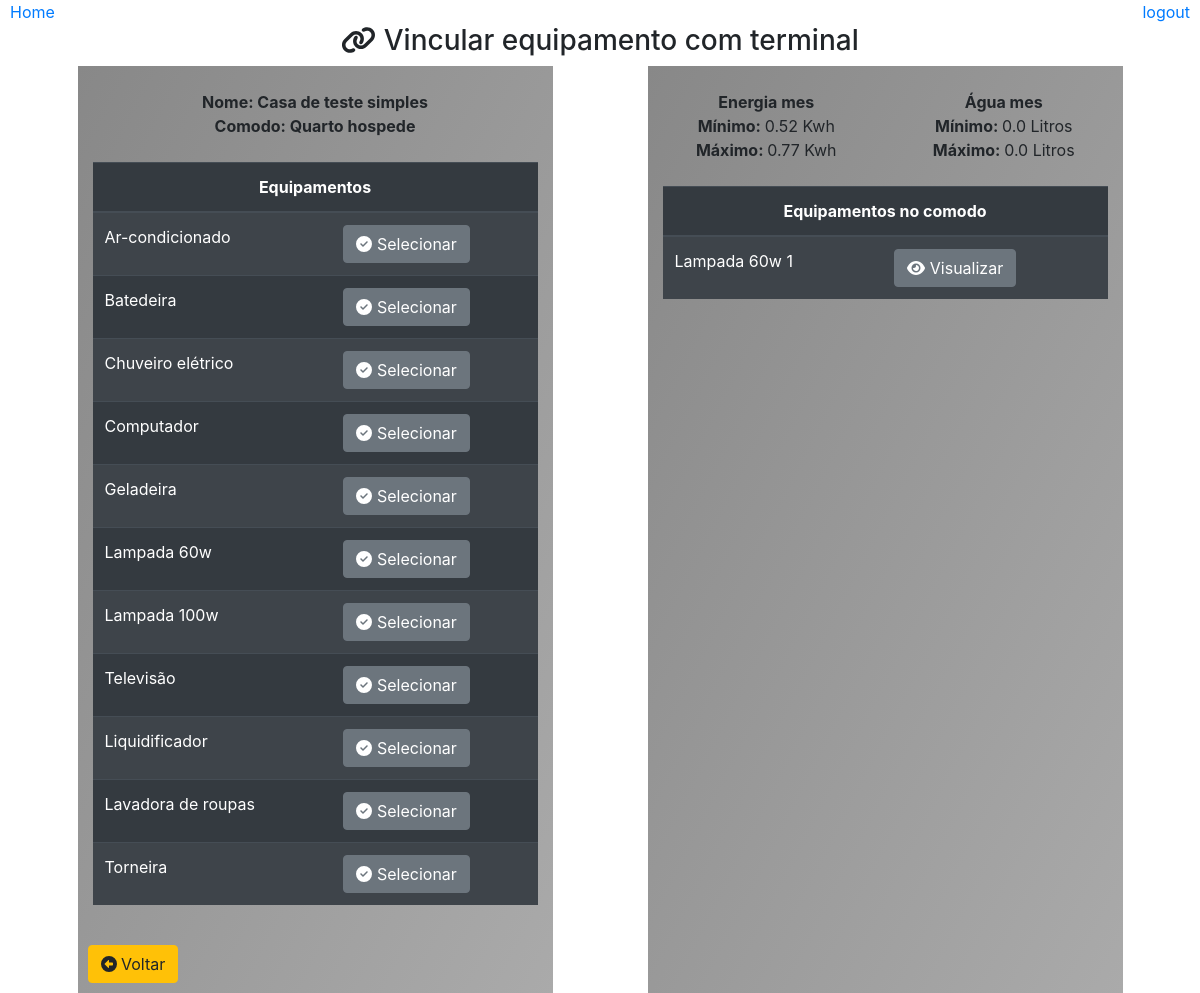
Before: /cadastrar/vincular/equipamento/comodo/?id=5 with the older database file.
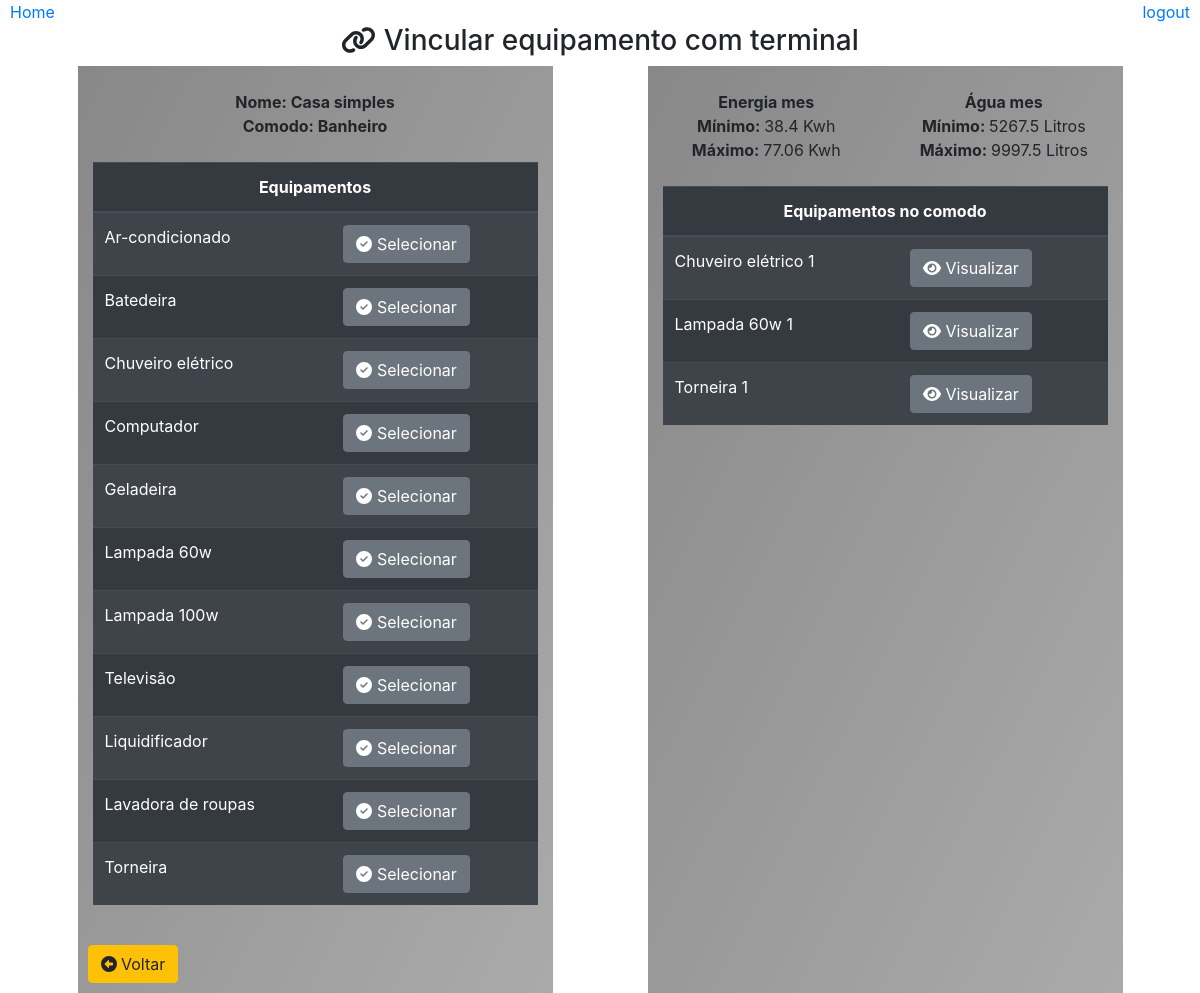
After: the same page with the newer database file.
### core/models.py (models this page shows)
class Comodo(models.Model):
    casa = models.ForeignKey(Casa,on_delete=models.CASCADE)
    nome = models.CharField(max_length=30)
    class Meta:
        db_table = 'comodo'

class Casa(models.Model):
    nome = models.CharField(max_length=30)
    class Meta:
        db_table = 'casa'

class Equipamento(models.Model):
    tipo_consumo = models.ForeignKey(TipoConsumo,on_delete=models.CASCADE)
    tipo_equipamento = models.ForeignKey(TipoEquipamento,on_delete=models.CASCADE)
    nome = models.CharField(max_length=50)
    descricao = models.CharField(max_length=500, null=True)
    consumo_agua = models.FloatField()
    consumo_energia = models.FloatField()
    class Meta:
        db_table = 'equipamento'

class ComodoEquipamento(models.Model):
    apelido = models.IntegerField()
    comodo = models.ForeignKey(Comodo, on_delete=models.CASCADE)
    equipamento = models.ForeignKey(Equipamento, on_delete=models.CASCADE)
    class Meta:
        db_table = 'comodo_equipamento'

### core/pages/casa/views.py (the view)
# urls.py: path('cadastrar/vincular/equipamento/comodo/', cadastro.VincularEquipamento),
def VincularEquipamento(request):
    comodo_id = request.GET.get('id')
    if comodo_id:
        comodo = Comodo.objects.get(id=comodo_id)
        equipamentos = Equipamento.objects.all()
        terminais = ComodoSaida.objects.filter(comodo=comodo)
        consumo = CalcularConsumo(comodo)
        vinculados = []
        multiplo = [] #evita que um chuveiro que esta conectado a duas saidas se repita
        for item in terminais:
            if item.saida is not None and item.comodo_equipamento is not None:
                if item.comodo_equipamento and item.comodo_equipamento.equipamento:
                    if item.comodo_equipamento not in multiplo:
                        item.comodo_equipamento.equipamento.apelido = item.comodo_equipamento.apelido
                        vinculados.append(item.comodo_equipamento)
                    if item.comodo_equipamento.equipamento.tipo_consumo.id == 3: # diretamente
                        multiplo.append(item.comodo_equipamento)
    dados = {
        'titulo': 'Vincular terminal com equipamento',
        'comodo': comodo,
        'equipamentos': equipamentos,
        'vinculados': vinculados,
        'terminais': terminais,
        'consumo': consumo
    }
    return render(request, 'casas/vincularEquipamento.html', dados)

### templates/casas/vincularEquipamento.html (shortened to what this page needs)
{% extends "model-page.html"%}
{% block content %}
    <div align='center'>
        <br>
        <h3><i class="fas fa-link"></i> Vincular equipamento com terminal</h3>
        <div class="container">
            <div class="row">
                <div class="col col-6 col-sm-6 col-md-4 col-lg-5 col-xs-4 container box-gray"><br>
                    <div class="row">
                        <div class="col">
                            <strong >Nome: {{comodo.casa.nome}}</strong><br>
                            <strong >Comodo: {{comodo.nome}}</strong>
                        </div>
                    </div><br>
                    <div class="row">
                        <div class="col">
                            {% if terminais %}
                                {% if equipamentos %}
                                    <table class="table table-striped table-dark">
                                        <thead>
                                            <tr align="center">
                                                <th colspan="2">Equipamentos</th>
                                            </tr>
                                        </thead>
                                        {% for item in equipamentos %}
                                            <tr>
                                                <td>
                                                    {{item.nome}}
                                                </td>
                                                <td>
                                                    <form action="/cadastrar/vincular/equipamento/comodo/selecionar/" method="GET">
                                                        <button type="submit" class="btn btn-secondary">
                                                            <i class="fas fa-check-circle"></i>
                                                            Selecionar
                                                        </button>
                                                    </form>
                                                </td>
                                            </tr>
                                        {% endfor %}
                                    </table>
                                {% endif %}
                            {% else %}
                                <strong>Nenhum terminal de saida cadastrado<strong>
                            {% endif %}
                        </div>
                    </div>
                    <br>
                    <a type="button" class="btn btn-warning" style="position: absolute; left: 10px;" href="/cadastrar/vincular/equipamento?id={{comodo.casa.id}}">
                        <i class='fas fa-arrow-alt-circle-left'></i> Voltar
                    </a>
                    <br><br>
                </div>
                {% if vinculados %}
                    <div class="col col-6 col-sm-6 col-md-4 col-lg-5 col-xs-4 container box-gray"><br>
                        <div class="row">
                            <div class="col">
                                <strong align="center">Energia mes</strong><br>
                                <strong>Mínimo: </strong> {{consumo.energia_min}} Kwh<br>
                                <strong>Máximo: </strong> {{consumo.energia_max}} Kwh
                            </div>
                            <div class="col">
                                <strong align="center">Água mes</strong><br>
                                <strong>Mínimo: </strong> {{consumo.agua_min}} Litros<br>
                                <strong>Máximo: </strong> {{consumo.agua_max}} Litros
                            </div>
                        </div><br>
                        <table class="table table-striped table-dark">
                            <thead>
                                <tr align="center">
                                    <th colspan="2">Equipamentos no comodo</th>
                                </tr>
                            </thead>
                            {% for item in vinculados %}
                                <tr>
                                    <td>
                                        {{item.equipamento.nome}} {{item.equipamento.apelido}}
                                    </td>
                                    <td>
                                        <form action="/cadastrar/vincular/equipamento/comodo/visualizar/" method="GET">
                                            <button type="submit" class="btn btn-secondary">
                                                <i class="fas fa-eye"></i>
                                                Visualizar
                                            </button>
                                        </form>
                                    </td>
                                </tr>
                            {% endfor %}
                        </table>
                    </div>
                {% endif %}
            </div>
        </div>
    </div>
{% endblock %}

### templates/model-page.html (shortened to what this page needs)
<!DOCTYPE html>
<html lang="en">
    <head>
        {% include 'model-header.html' %}
    </head>
    <body>
        {% load static %}
        {% block content %} {% endblock %}
    </body>
</html>

### templates/model-header.html (shortened to what this page needs)
<head>
    {% load static %}
    <link type="text/css" href="{% static 'css/all.css' %}" rel="stylesheet"/>
    <link rel="stylesheet" href="https://stackpath.bootstrapcdn.com/bootstrap/4.5.2/css/bootstrap.min.css">
    <link type="text/css" href="{% static 'css/style.css' %}" rel="stylesheet"/>
    {% if request.get_full_path != '/home/' %}
        <a style="position: fixed; left: 10px;" href="/home/">Home</a>
    {% endif %}
    {% if titulo != 'Login' %}
        <a style="position: fixed; right: 10px;" href="/logout">logout</a>
    {% endif %}
</head>

### static/css/all.css (style rules this page uses)
.fa-eye:before { content: "\f06e"; }
.fa-link:before { content: "\f0c1"; }

### static/css/style.css (style rules this page uses)
.box-gray { background-image: linear-gradient(to bottom right, #888888, #AAAAAA ); }

Changed rows visible on the page:
changed Comodo: casa.nome "Casa de teste simples" → "Casa simples"; nome "Quarto hospede" → "Banheiro"
added ComodoEquipamento: equipamento.nome "Chuveiro elétrico", equipamento.apelido "1"
added ComodoEquipamento: equipamento.nome "Torneira", equipamento.apelido "1"
Other visible differences:
{{ consumo.energia_min }}: "0.52" → "38.4"
{{ consumo.energia_max }}: "0.77" → "77.06"
{{ consumo.agua_min }}: "0.0" → "5267.5"
{{ consumo.agua_max }}: "0.0" → "9997.5"
